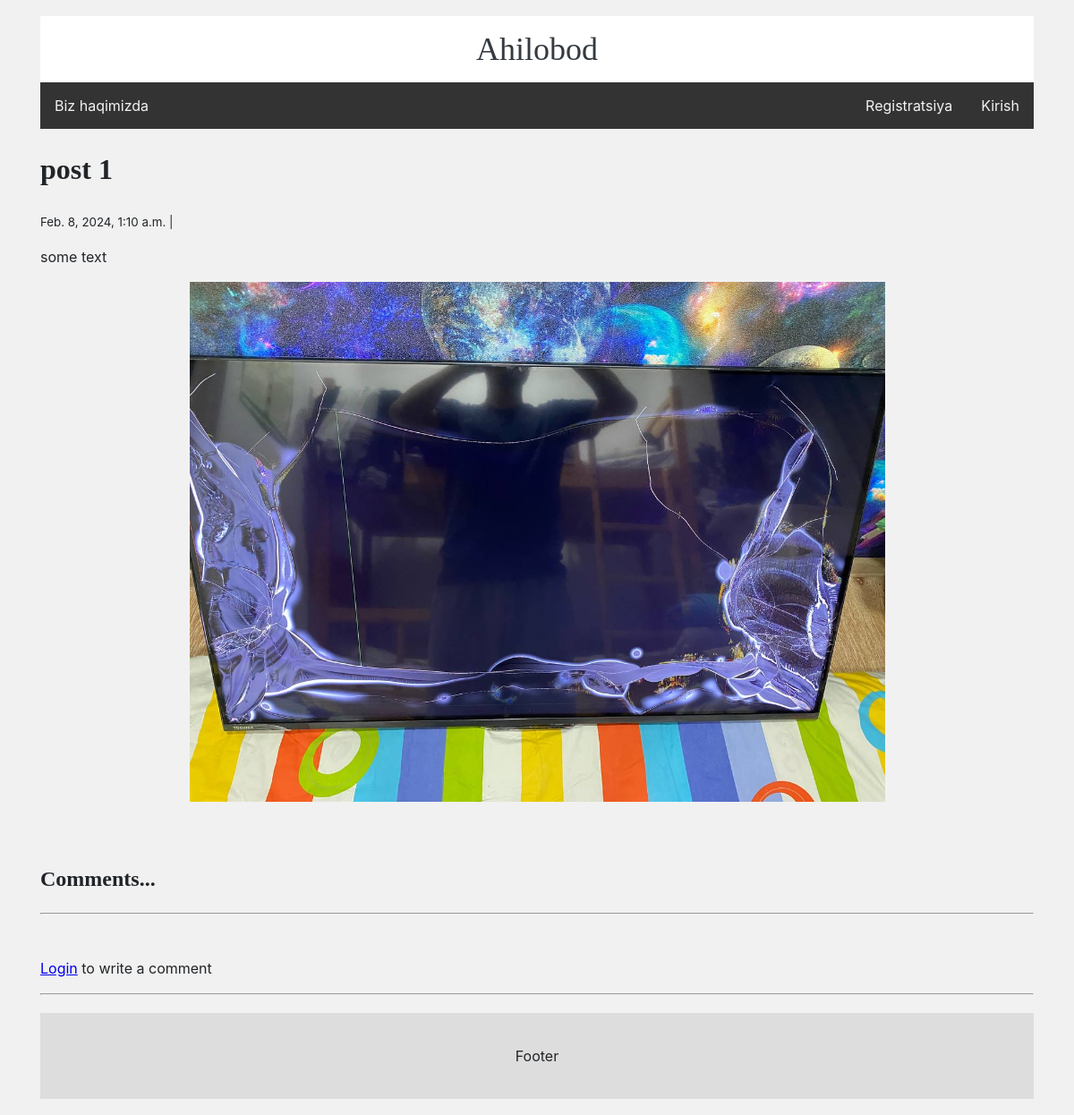
The app's page /13, older data.
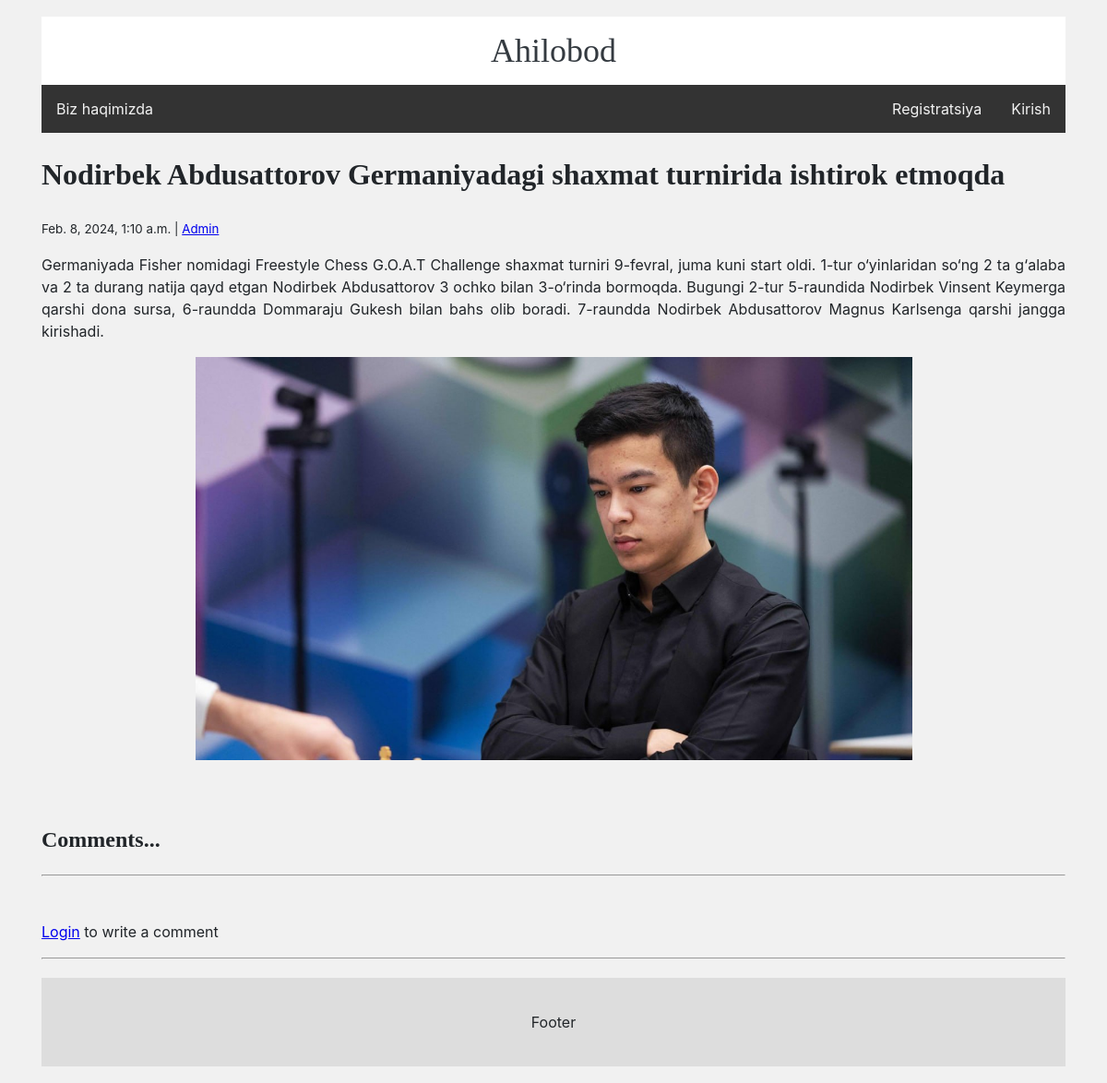
The same page, newer data.
### webapp/models.py (models this page shows, shortened)
class Post(models.Model):
    post_id = models.AutoField(primary_key=True)
    title = models.CharField(max_length=255)
    full_text = RichTextField(blank=True, null=True)
    created_at = models.DateTimeField(default=timezone.now)
    user_id = models.ForeignKey(User, on_delete=models.CASCADE, related_name='posts')
    updated_at = models.DateTimeField(auto_now=True)
    image = models.ImageField(null=True, blank=True, upload_to='posts/')

class User(AbstractUser):
    user_id = models.AutoField(primary_key=True)
    phone_number = models.CharField(max_length=20)
    profile_pic = models.ImageField(null=True, upload_to='profile/')
    bio = models.TextField(blank=True, null=True)
    created_at = models.DateTimeField(default=timezone.now)
    updated_at = models.DateTimeField(auto_now=True)

### webapp/views.py (the view)
# urls.py: path('<int:pk>', views.PostDetailView.as_view(), name='news-detail'),
class PostDetailView(DetailView):
    model = Post
    template_name = 'webapp/news_detail.html'
    context_object_name = 'post'

### webapp/templates/webapp/news_detail.html (shortened to what this page needs)
{% extends 'webapp/layout.html' %}
{% block body %}
    <div class="post_detail">
        <h1>{{ post.title }}</h1>
        <small>{{ post.created_at }} | <a href="{% url 'profile' post.user_id.user_id %}">{{ post.user_id.first_name }} {{ post.user_id.last_name }}</a></small>
        <p class="full_text">{{ post.full_text|safe }}</p>
        {% if post.image %}
            <img src="{{ post.image.url }}">
        {% endif %}
        <br><br>
        <h2>Comments...</h2>
        <hr>
        <br>
        {% if user.is_authenticated %}
            {% if post.comments.all %}
                {% for comment in post.comments.all %}
                    <b><a href="{% url 'profile' comment.user.user_id %}">{{ comment.user.first_name }} {{ comment.user.last_name }}</a></b> | <small>{{ comment.created_at }}</small><br>
                    {{ comment.comment_text }}
                    <br><br>
                {% endfor %}
        {% endif %}
            <form method="post" action="{% url 'add-comment' post.post_id %}">
            {% csrf_token %}
            <div class="form-group">
              <p>Commenting as <strong>{{ user.first_name }} {{ user.last_name }}:</strong></p>
              <textarea name="comment_text" class="form-control" rows="3"></textarea>
              <button type="submit" class="btn btn-primary">Add comment</button>
            </div>
            </form>
        {% else %}
            <p><a href="{% url 'login' %}">Login</a> to write a comment<a href="#"></a></p>
            <hr>
        {% endif %}
    </div>
{% endblock%}

### webapp/templates/webapp/layout.html (shortened to what this page needs)
<!DOCTYPE html>
<html lang="en">
<head>
    {% load static %}
    <link rel="stylesheet" href="{% static 'css/main.css' %}">
</head>
<body>
    <div class="container">
        <header>
            <div class="header">
              <a class="header_name" href="{% url 'home' %}">Ahilobod</a>
            </div>
            <div class="topnav">
                <a href="{% url 'about' %}">Biz haqimizda</a>
            {% if user.is_authenticated %}
                <a class="create_news" href="{% url 'create' %}">Yangilik joylash</a>
                <a href="{% url 'profile' user.user_id %}" style="float:right">Welcome, {{ user.first_name }}</a>
                <a href="{% url 'logout' %}" style="float:right">Chiqish</a>
            {% else  %}
                <a href="{% url 'login' %}" style="float:right">Kirish</a>
                <a href="{% url 'register' %}" style="float:right">Registratsiya</a>
            {% endif %}
            </div>
        </header>
        <main>
            {% block body %}
            {% endblock %}
        </main>
        <footer>
            <div class="footer">
                <p>Footer</p>
            </div>
        </footer>
    </div>
</body>
</html>

### webapp/static/css/main.css (style rules this page uses)
* { box-sizing: border-box; }
body { font-family: -apple-system,BlinkMacSystemFont,"Segoe UI",Roboto,"Helvetica Neue",Arial,sans-serif,"Apple Color Emoji","Segoe UI Emoji","Segoe UI Symbol";; font-size: 1rem; font-weight: 400; line-height: 1.5; color: #212529; padding: 10px; background: #f1f1f1; }
.header { padding: 10px 0; text-align: center; background: white; }
h1, h2 { font-family: "Playfair Display", Georgia, "Times New Roman", serif; }
.header a { font-family: "Playfair Display", Georgia, "Times New Roman", serif; text-decoration: none; font-size: 2.25rem; color: #343a40; font-weight: 400; }
.topnav { overflow: hidden; background-color: #333; }
.topnav a { float: left; display: block; color: #f2f2f2; text-align: center; padding: 14px 16px; text-decoration: none; }
.footer { padding: 20px; text-align: center; background: #ddd; margin-top: 20px; }
.container { width: 100%; padding-right: 15px; padding-left: 15px; margin-right: auto; margin-left: auto; }
.post_detail img { max-width: 70%; display: block; margin: 0 auto; height: auto; }
@media (min-width: 1200px) { .container { max-width: 1140px; } }
.post_detail .full_text { text-align: justify; line-height: 1.5; }

Row changes from the older to the newer data that the page shows:
changed Post: title "post 1" → "Nodirbek Abdusattorov Germaniyadagi shaxmat turnirida ishtirok etmoqda"; user_id.first_name (not shown) → "Admin"; full_text "some text" → "Germaniyada Fisher nomidagi Freestyle Chess G.O.A.T Challenge shaxmat turniri 9-fevral, juma kuni start oldi. 1-tur o‘yinlaridan so‘ng 2 ta g‘alaba va 2 ta durang natija qayd etgan Nodirbek Abdusattorov 3 ochko bilan 3-o‘rinda bormoqda. Bugungi 2-tur 5-raundida Nodirbek Vinsent Keymerga qarshi dona sursa, 6-raundda Dommaraju Gukesh bilan bahs olib boradi. 7-raundda Nodirbek Abdusattorov Magnus Karlsenga qarshi jangga kirishadi."; image: a different picture
